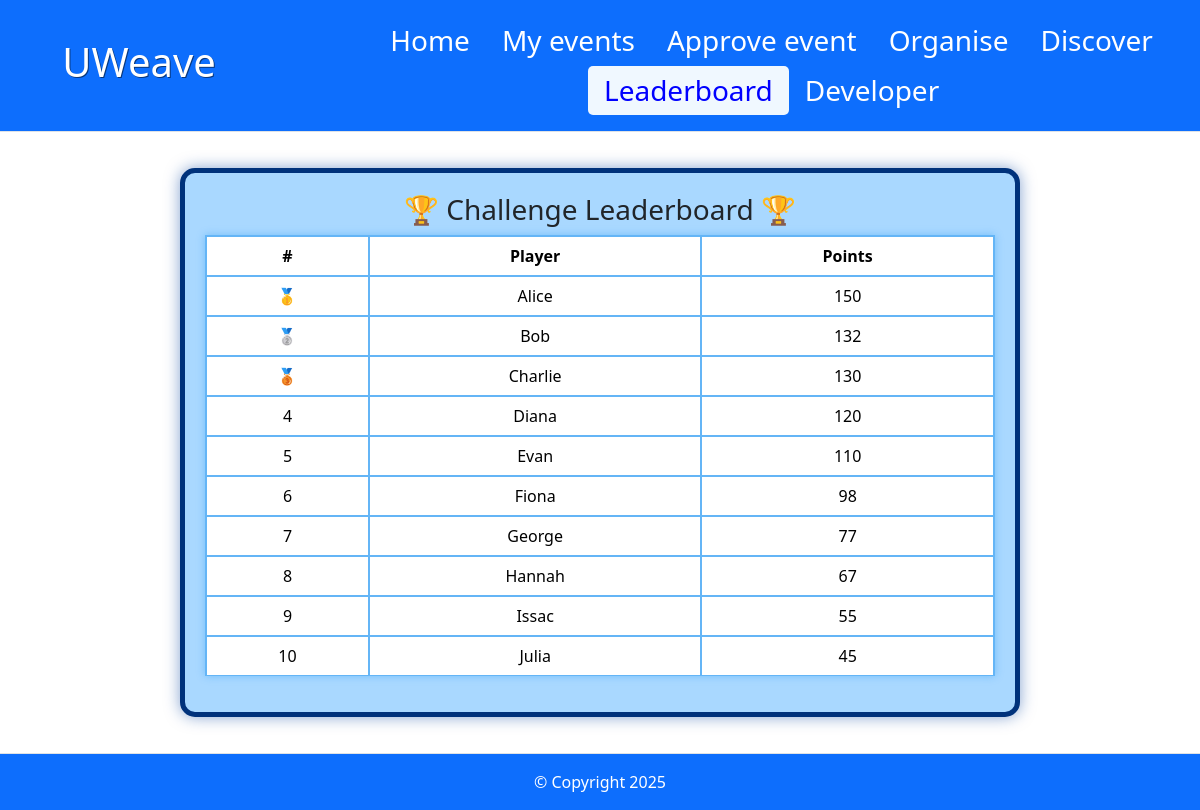
/leaderboard (signed in), run on the app's committed database.
### app/models.py (models this page shows, shortened)
class Student(models.Model):
    user = models.OneToOneField(User, on_delete=models.CASCADE)
    points = models.IntegerField(default=0)
    class Meta:
        permissions = (
            ("sign_up", "Can sign up for events"),
            ("badges", "Can be awarded badges and can access the badges page")
        )

### app/views.py (the view)
# urls.py: path("leaderboard", views.leaderboard, name="leaderboard"),
def leaderboard(request: HttpRequest) -> HttpResponse:
    all_students = Student.objects.all().order_by("-points")
    badge_links = Award.objects.all()
    badges = Badge.objects.all()
    students = all_students[:10]
    top_ten = True
    rank = -1
    points = -1
    if request.user.is_authenticated:
        is_student = Student.objects.filter(user=request.user).exists()
        if is_student and Student.objects.get(user = request.user) not in students:
            top_ten = False
            current_student = Student.objects.get(user = request.user)
            points = current_student.points
            rank = all_students.filter(points__gte = current_student.points).count()
    return render(request, "leaderboard.html", {
        "students": students,
        "top_ten": top_ten,
        "rank": rank,
        "points": points,
        "badge_links": badge_links,
        "badges": badges
    })

### app/templates/leaderboard.html (shortened to what this page needs)
<head>
</head>
{% extends "base.html" %}
{% block content %}
<body>
    <div class="leaderboard">
        <h3>🏆  Challenge Leaderboard  🏆</h3>
        <table class="table">
            <thead>
                <tr>
                    <th>#</th>
                    <th>Player</th>
                    <th>Points</th>
                </tr>
            </thead>
            <tbody>
                {% for student in students %}
                    {% if forloop.counter == 1 %} <tr class="warning" onclick="showPopup('{{ forloop.counter }}')">
                    {% elif forloop.counter == 2 %} <tr class="active" onclick="showPopup('{{ forloop.counter }}')">
                    {% elif forloop.counter == 3 %} <tr class="danger" onclick="showPopup('{{ forloop.counter }}')">
                    {% endif %}
                        <td>
                            {% if forloop.counter == 1 %} 🥇
                            {% elif forloop.counter == 2 %} 🥈
                            {% elif forloop.counter == 3 %} 🥉
                            {% else %} {{ forloop.counter }}
                            {% endif %}
                        </td>
                        <td>{{ student.user.username }}</td>
                        <td>{{ student.points }}</td>
                    </tr>
                {% endfor %}
            </tbody>
        </table>
    </div>
</body>
{% endblock %}

### app/templates/base.html (shortened to what this page needs)
<html lang="en">
<head>
    {% load static %}
        <link href="https://cdn.jsdelivr.net/npm/bootstrap@5.3.3/dist/css/bootstrap.min.css" rel="stylesheet">
</head>
<body class="d-flex flex-column min-vh-100">
    <header>
        <div class="px-3 py-2 text-bg-primary border-bottom">
            <div class="container-fluid" style="width: 100%;">
                <div class="d-flex flex-wrap align-items-center justify-content-center justify-content-lg-start">
                    <div class="navbar">
                        <a href="{% url "home" %}" class="d-flex align-items-center my-2 my-lg-0 me-lg-auto text-white text-decoration-none title">
                            <h1 class="bi me-2">UWeave</h1>
                        </a>
                        <ul class="nav col-12 col-lg-auto my-2 justify-content-center my-md-0 text-small links">
                            <li>
                                <a href="{% url "home" %}" class="nav-link text-white"  id="page-link">
                                    <h3 class="bi d-block mx-auto mb-2 link-name">Home</h3>
                                </a>
                            </li>
                            <li>
                                <a href="{% url "my-events" %}" class="nav-link text-white"  id="page-link">
                                    <h3 class="bi d-block mx-auto mb-2 link-name">My events</h3>
                                </a>
                            </li>
                            {% if user.is_authenticated and perms.app.approve_events %}
                                <li>
                                    <a href="{% url 'approval' %}" class="nav-link text-white"  id="page-link">
                                        <h3 class="bi d-block mx-auto mb-2 link-name">Approve event</h3>
                                    </a>
                                </li>
                            {% endif %}
                            {% if user.is_authenticated and perms.app.create_events %}
                                <li>
                                    <a href="{% url 'organise' %}" class="nav-link text-white"  id="page-link">
                                        <h3 class="bi d-block mx-auto mb-2 link-name">Organise</h3>
                                    </a>
                                </li>
                            {% endif %}
                            <li>
                                <a href="{% url "discover" %}" class="nav-link text-white" id="page-link">
                                    <h3 class="bi d-block mx-auto mb-2 link-name">Discover</h3>
                                </a>
                            </li>
                            <li>
                                <a href="{% url "leaderboard" %}" class="nav-link text-white" id="page-link">
                                    <h3 class="bi d-block mx-auto mb-2 link-name">Leaderboard</h3>
                                </a>
                            </li>
                            <li>
                                <a href="{% url "sign-in" %}" class="nav-link text-white" id="page-link">
                                    {% if user.is_authenticated %}
                                        <h3 class="bi d-block mx-auto mb-2 link-name">{{ user.username }}</h3>
                                    {% else %}
                                        <h3 class="bi d-block mx-auto mb-2 link-name">Sign in</h3>
                                    {% endif %}
                                </a>
                            </li>
                        </ul>
                    </div>
                </div>
            </div>
        </div>
    </header>
  <main class="flex-grow-1">
    {% block content %}
    {% endblock %}
  </main>
  <footer class="py-3 border-top text-center bg-primary text-white mt-auto">
      © Copyright 2025
  </footer>
</body>
</html>

### app/templates/leaderboard.html (style rules this page uses)
.leaderboard { margin: 3% auto; width: 70%; text-align: center; background: #a9d8ff; border-radius: 15px; padding: 20px; border: 5px solid #00327b; box-shadow: 0px 0px 15px rgba(13, 71, 161, 0.5); }
.table { border-collapse: collapse; width: 100%; box-shadow: 0px 0px 8px rgba(33, 150, 243, 0.4); }
.table th, .table td { padding: 12px; border: 2px solid #64b5f6; text-align: center; }
.table tbody tr { transition: 0.3s ease-in-out; }

### app/templates/base.html (style rules this page uses)
.navbar { display: grid; grid-template-columns: repeat(10, minmax(0, 1fr)); width: 100%; }
.title { grid-row: 1; grid-column: 1 / span 3; margin-left: 10%; text-shadow: 1px 1px rgba(0, 0, 0, 0.5); }
.links { display: flex; align-items: center; grid-row: 1; grid-column: 4 / span 7; right: 0; }
.link-name { margin: 0 !important; height: 100%; width:100%; display:flex !important; align-items: center; justify-content: center; }
#page-link { text-shadow: rgba(0, 0, 0, 0.5); height: 100%; }
#page-link.active { border-radius: 5px; background-color: aliceblue; color: blue !important; text-shadow: white; }

### data on the page
Student: user.username "Alice", points "150"
Student: user.username "Bob", points "132"
Student: user.username "Charlie", points "130"
Student: user.username "Diana", points "120"
Student: user.username "Evan", points "110"
Student: user.username "Fiona", points "98"
Student: user.username "George", points "77"
Student: user.username "Hannah", points "67"
Student: user.username "Issac", points "55"
Student: user.username "Julia", points "45"

### other printed values
{{ user.username }} "Developer"
